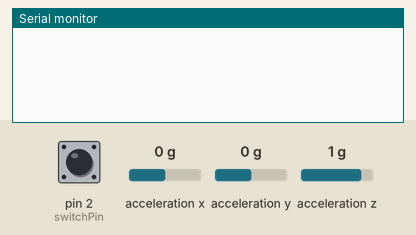
This sketch was run on a simulated Arduino Uno, built with avr-gcc and run on an emulated ATmega328P. On the bench: the last lines printed to the serial monitor. Wiring (inferred from the names in the program): MPU-6050 motion sensor at I2C address 0x68. Inputs (shaded band) come from the test bench; at power-on: pin 2 (switchPin) HIGH, acceleration x 0 g, acceleration y 0 g, acceleration z 1 g.

Above: at 1.2 s.
1.3 s: pin 2 (switchPin) pulled LOW for 0.15 s
At 1.46 s:
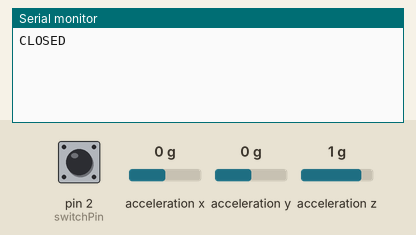
At 2.2 s:
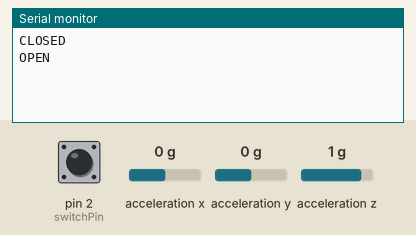

Measured:
- after the input at 1.3 s, the serial monitor: prints a new line at once (image 1)

The sketch:

Arduino.ino
```cpp
#include <Wire.h>

const int switchPin = 2;
int lastState = HIGH;

// MPU6050
const int MPU_ADDR = 0x68;

int16_t ax, ay, az;
int16_t lastAx, lastAy, lastAz;


const long shakeThreshold = 12000;
const int shakeCountRequired = 2;
const unsigned long shakeCooldown = 500;
// ====================

int shakeCount = 0;
unsigned long lastShakeTime = 0;

void setup() {
  pinMode(switchPin, INPUT_PULLUP);
  Serial.begin(9600);

  Wire.begin();

  Wire.beginTransmission(MPU_ADDR);
  Wire.write(0x6B);
  Wire.write(0);
  Wire.endTransmission(true);

  readAccel();

  lastAx = ax;
  lastAy = ay;
  lastAz = az;
}

void loop() {

  // -------------------
  // OpeneClose
  // -------------------

  int state = digitalRead(switchPin);

  if (state != lastState) {
    delay(20);

    state = digitalRead(switchPin);

    if (state != lastState) {
      lastState = state;

      if (state == LOW) {
        Serial.println("CLOSED");
      } else {
        Serial.println("OPEN");
      }
    }
  }

  // -------------------
  // Shake
  // -------------------

  readAccel();

  long diff =
    abs(ax - lastAx) +
    abs(ay - lastAy) +
    abs(az - lastAz);

  if (diff > shakeThreshold) {
    shakeCount++;
  } else {
    shakeCount = 0;
  }

  if (shakeCount >= shakeCountRequired) {

    if (millis() - lastShakeTime > shakeCooldown) {

      Serial.println("SHAKE");

      lastShakeTime = millis();
    }

    shakeCount = 0;
  }

  lastAx = ax;
  lastAy = ay;
  lastAz = az;

  delay(20);
}

void readAccel() {

  Wire.beginTransmission(MPU_ADDR);
  Wire.write(0x3B);
  Wire.endTransmission(false);

  Wire.requestFrom(MPU_ADDR, 6, true);

  ax = Wire.read() << 8 | Wire.read();
  ay = Wire.read() << 8 | Wire.read();
  az = Wire.read() << 8 | Wire.read();
}
```
